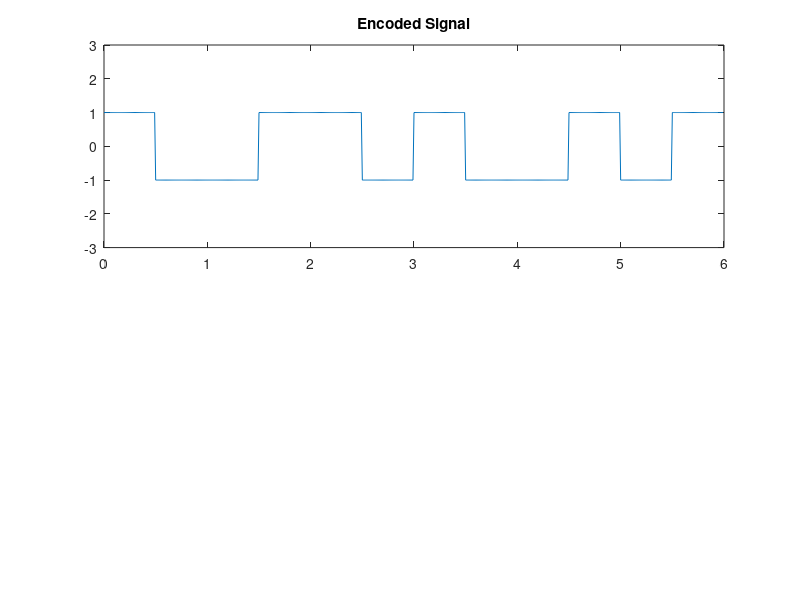

MATLAB code to generate this figure:
clc;
clear all;
close all;
data = [0 1 0 0 1 1];
point = 100;

%Encoded_Signal
% 0 -> +1 to -1
% 1 -> -1 to +1
encoded_signal = zeros(1,length(data)*point);
for i=1:length(data)
    if data(i)==0
        for j=1:point/2
            encoded_signal((i-1)*point+j) = 1;
        end 
        for j=point/2+1:point
            encoded_signal((i-1)*point+j) = -1;
        end
    else
        for j=1:point/2
            encoded_signal((i-1)*point+j) = -1;
        end 
        for j=point/2+1:point
            encoded_signal((i-1)*point+j) = 1;
        end
    end
end

size = 0:1/point:length(data)-1/point;

subplot(2,1,1);
plot(size,encoded_signal);
title('Encoded Signal');
ylim([-3,3]);

%Decoded_Signal
%encoded signal(i*point)=1 -> 0
%encoded signal(i*point)=-1 -> 1
decoded_signal = zeros(1,length(data));
for i=0:length(data)-1
    if encoded_signal(i*point+1)==1
        decoded_signal(i+1) = 0;
    else
        decoded_signal(i+1) = 1;
    end
end
    
decoded_signal
